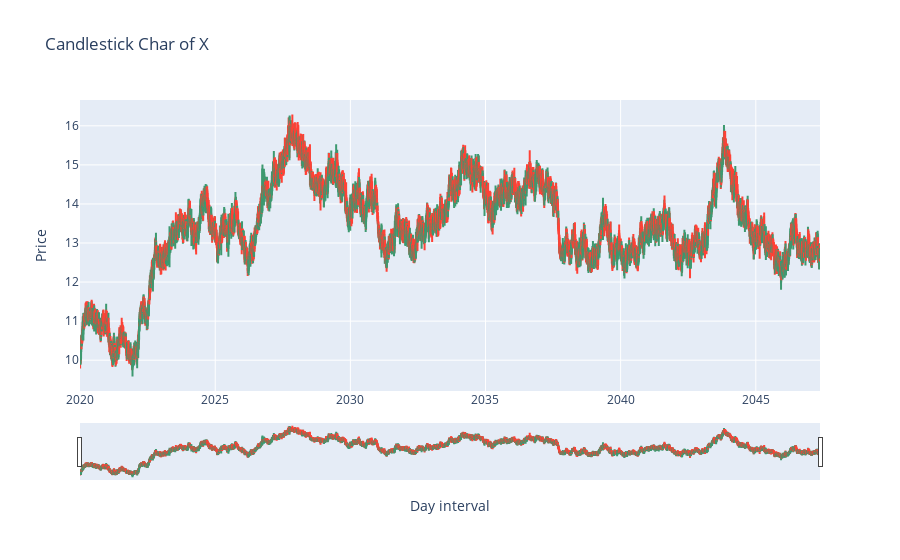

Here is the notebook cell this chart was saved with:
### Code cell
fig = go.Figure(data=[go.Candlestick(x=df.index, open=x_o, high=x_h, low=x_l, close=x_c)])
fig.update_layout(title='Candlestick Char of X', xaxis_title='Day interval', yaxis_title='Price')
fig.show()

### Figure 1 — Plotly figure (JSON) as saved in the notebook; plotly's stock layout.template omitted (floating-point values rounded to 4 significant figures; data arrays with more than 128 entries replaced by an {"elided": "..."} marker saying what was removed)
{"data": [{"close": {"elided": "10000 float values"}, "high": {"elided": "10000 float values"}, "low": {"elided": "10000 float values"}, "open": {"elided": "10000 float values"}, "type": "candlestick", "x": {"elided": "10000 str values"}}], "layout": {"title": {"text": "Candlestick Char of X"}, "xaxis": {"title": {"text": "Day interval"}}, "yaxis": {"title": {"text": "Price"}}}}
